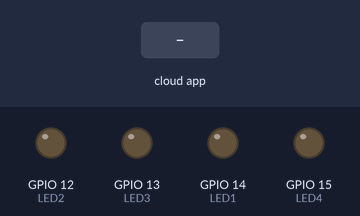
Recording of a sketch running on a simulated ESP8266 (NodeMCU). Parts: output pins drawn as LEDs (lit = HIGH). The test bench sets the inputs (shaded band). WiFi joins after 1.5 s; servers stay silent unless stated; the Firebase database answers and starts empty; what the sketch prints to the serial monitor is not drawn.

Above: at 2.7 s.
2.8 s: the phone or cloud app sets CH1 to 1
At 4.5 s:
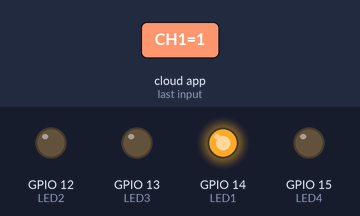
4.8 s: the phone or cloud app sets CH2 to 1
At 6.0 s:
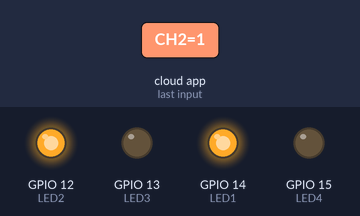
6.6 s: the phone or cloud app sets CH3 to 1
At 7.5 s:
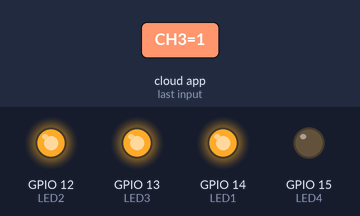
8.4 s: the phone or cloud app sets CH4 to 1
At 9.9 s:
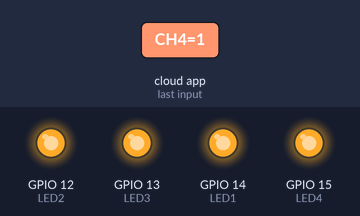
10.2 s: the phone or cloud app sets CH1 to 0
At 12.0 s:
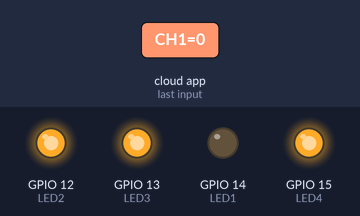
12.6 s: the phone or cloud app sets CH2 to 0
At 13.5 s:
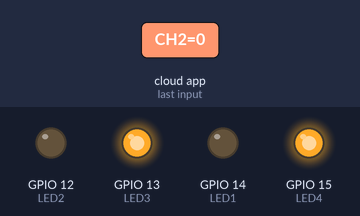
Timing chart, 0 to 15.4 s (numbered marks = the images above; inputs shaded):
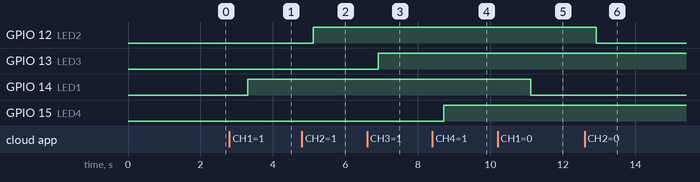

Measured:
- after the input at 2.8 s, GPIO 14 (LED1): LOW → HIGH after 0.50 s
- after the input at 4.8 s, GPIO 12 (LED2): LOW → HIGH after 0.31 s
- after the input at 6.6 s, GPIO 13 (LED3): LOW → HIGH after 0.31 s
- after the input at 8.4 s, GPIO 15 (LED4): LOW → HIGH after 0.31 s
- after the input at 10.2 s, GPIO 14 (LED1): HIGH → LOW after 0.91 s
- after the input at 12.6 s, GPIO 12 (LED2): HIGH → LOW after 0.32 s

The sketch:

firebasedb_bulb.ino
```cpp
#include <ESP8266WiFi.h>
#include <FirebaseArduino.h>

#define F_HOST "iot-batch-viii.firebaseio.com"  // Your Firebase Project URL without "http:", "\"  and "/"
#define F_AUTH "2EVIAy39ooyaW7MaviiBNbtVX0CHuslkuYIwDcuf" //Your Firebase Databse secret goes here

#define WIFI_SSID "Panasonic"
#define WIFI_PASSWORD "123456789"

//This is used for the Arduino
#define LED1 14 //D5
#define LED2 12 //D6
#define LED3 13 //D7
#define LED4 15 //D8

//This is the variable which stores from database
int val1, val2, val3, val4;

void setup()
{
  Serial.begin(115200);// Set the baud rate 115200 in Serial Monitor to display debug messages
  pinMode(LED1,OUTPUT);
  pinMode(LED2,OUTPUT);
  pinMode(LED3,OUTPUT);
  pinMode(LED4,OUTPUT);

  WiFi.begin(WIFI_SSID,WIFI_PASSWORD);   // nodemcu wifi connected to ur hotspot
  Serial.print("connecting");
  while (WiFi.status()!=WL_CONNECTED){
    Serial.print(".");
    delay(500);
  }
  Serial.println("connected:");

  Firebase.begin(F_HOST,F_AUTH);
}

void firebasereconnect()
{
  Serial.println("Trying to reconnect");
  Firebase.begin(F_HOST, F_AUTH); // initialize the firebase with HOST name anf AUTH key
}

void loop()
{
  if (Firebase.failed())
      {
      Serial.print("NETWORK ERROR");
      Serial.println(Firebase.error());
      firebasereconnect();
      return;
      }

  val1=Firebase.getString("4_CHANNEL/CH1").toInt();  //Reading the value of the varialble Status from the firebase
  val2=Firebase.getString("4_CHANNEL/CH2").toInt();  //Reading the value of the varialble Status from the firebase
  val3=Firebase.getString("4_CHANNEL/CH3").toInt();  //Reading the value of the varialble Status from the firebase
  val4=Firebase.getString("4_CHANNEL/CH4").toInt();  //Reading the value of the varialble Status from the firebase

  if(val1==1)                        // If, the Status is 1, turn on the LED1
     {
      digitalWrite(LED1,HIGH);
      Serial.println("LED 1 ON");
    }
 if(val1==0)                         // If, the Status is 0, turn Off the LED1
    {
      digitalWrite(LED1,LOW);
      Serial.println("LED 1 OFF");
    }
if(val2==1)                          // If, the Status is 1, turn on the LED2
     {
      digitalWrite(LED2,HIGH);
      Serial.println("LED 2 ON");
    }
 if(val2==0)                         // If, the Status is 0, turn Off the LED2
    {
      digitalWrite(LED2,LOW);
      Serial.println("LED 2 OFF");
    }
if(val3==1)                          // If, the Status is 1, turn on the LED3
     {
      digitalWrite(LED3,HIGH);
      Serial.println("LED 3 ON");
    }
if(val3==0)                          // If, the Status is 0, turn Off the LED3
    {
      digitalWrite(LED3,LOW);
      Serial.println("LED 3 OFF");
    }
 if(val4==1)                         // If, the Status is 1, turn on the LED4
     {
      digitalWrite(LED4,HIGH);
      Serial.println("LED 4 ON");
    }
if(val4==0)                          // If, the Status is 0, turn Off the LED4
    {
      digitalWrite(LED4,LOW);
      Serial.println("LED 4 OFF");
    }
}
```
